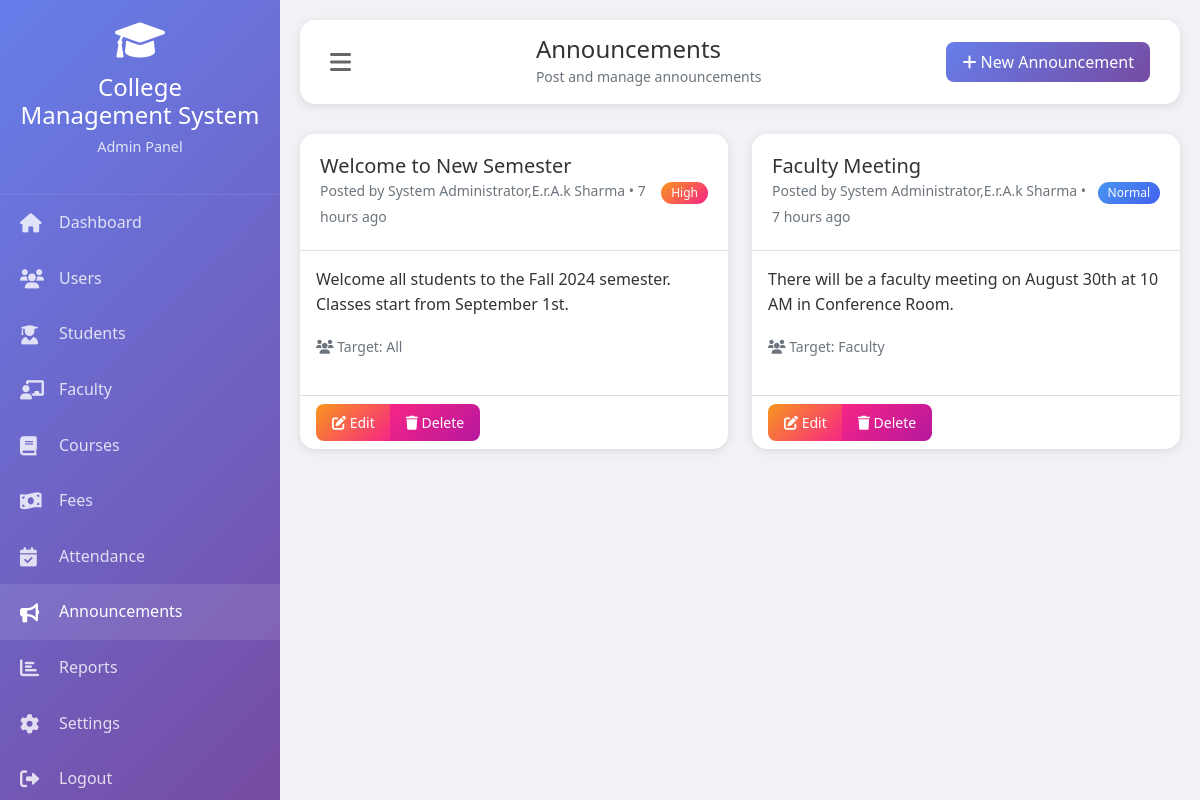
Screenshot of /announcements.php (signed in) with the database file from the repository.
### tables this page shows
CREATE TABLE announcements (
    id INT PRIMARY KEY AUTO_INCREMENT,
    title VARCHAR(200) NOT NULL,
    content TEXT,
    posted_by INT,
    posted_date TIMESTAMP DEFAULT CURRENT_TIMESTAMP,
    target_audience ENUM('all', 'students', 'faculty', 'admin') DEFAULT 'all',
    priority ENUM('low', 'normal', 'high', 'urgent') DEFAULT 'normal',
    expiry_date DATE,
    attachments VARCHAR(255),
    FOREIGN KEY (posted_by) REFERENCES users(id)
);

CREATE TABLE users (
    id INT PRIMARY KEY AUTO_INCREMENT,
    username VARCHAR(50) UNIQUE NOT NULL,
    password VARCHAR(50) NOT NULL,  
    email VARCHAR(100) UNIQUE NOT NULL,
    role ENUM('admin', 'faculty', 'student') NOT NULL,
    full_name VARCHAR(100) NOT NULL,
    phone VARCHAR(20),
    address TEXT,
    profile_image VARCHAR(255),
    created_at TIMESTAMP DEFAULT CURRENT_TIMESTAMP,
    updated_at TIMESTAMP DEFAULT CURRENT_TIMESTAMP ON UPDATE CURRENT_TIMESTAMP
);

### functions.php (called while the page is built, shortened)
<?php
function timeAgo($timestamp) {
    $time_ago = strtotime($timestamp);
    $current_time = time();
    $time_difference = $current_time - $time_ago;
    $seconds = $time_difference;
    $minutes = round($seconds / 60);
    $hours = round($seconds / 3600);
    $days = round($seconds / 86400);
    $weeks = round($seconds / 604800);
    $months = round($seconds / 2629440);
    $years = round($seconds / 31553280);
    if ($seconds <= 60) {
        return "Just Now";
    } else if ($minutes <= 60) {
        return ($minutes == 1) ? "1 minute ago" : "$minutes minutes ago";
    } else if ($hours <= 24) {
        return ($hours == 1) ? "1 hour ago" : "$hours hours ago";
    } else if ($days <= 7) {
        return ($days == 1) ? "yesterday" : "$days days ago";
    } else if ($weeks <= 4.3) {
        return ($weeks == 1) ? "1 week ago" : "$weeks weeks ago";
    } else if ($months <= 12) {
        return ($months == 1) ? "1 month ago" : "$months months ago";
    } else {
        return ($years == 1) ? "1 year ago" : "$years years ago";
    }
}
?>

### announcements.php (the view, shortened to what this page needs)
<?php
require_once '../config/database.php';
$announcements = $conn->query("
    SELECT a.*, u.full_name as posted_by_name
    FROM announcements a
    JOIN users u ON a.posted_by = u.id
    ORDER BY a.posted_date DESC
");
include '../includes/header.php';
include '../includes/sidebar.php';
?>
<div class="main-content" id="mainContent">
    <div class="top-bar">
        <button class="menu-toggle" onclick="toggleSidebar()">
            <i class="fas fa-bars"></i>
        </button>
        <div>
            <h4 class="mb-0">Announcements</h4>
            <small class="text-muted">Post and manage announcements</small>
        </div>
        <div>
            <button class="btn btn-primary" onclick="openAddModal()">
                <i class="fas fa-plus"></i> New Announcement
            </button>
        </div>
    </div>
    <div class="row">
        <?php while($announcement = $announcements->fetch_assoc()): ?>
        <div class="col-md-6 mb-4">
            <div class="card h-100 <?php echo $announcement['priority'] == 'urgent' ? 'border-danger' : ''; ?>">
                <div class="card-header d-flex justify-content-between align-items-center">
                    <div>
                        <h5 class="mb-0"><?php echo $announcement['title']; ?></h5>
                        <small class="text-muted">
                            Posted by <?php echo $announcement['posted_by_name']; ?> •
                            <?php echo timeAgo($announcement['posted_date']); ?>
                        </small>
                    </div>
                    <div>
                        <span class="badge bg-<?php
                            echo $announcement['priority'] == 'urgent' ? 'danger' :
                                ($announcement['priority'] == 'high' ? 'warning' : 'info');
                        ?>">
                            <?php echo ucfirst($announcement['priority']); ?>
                        </span>
                    </div>
                </div>
                <div class="card-body">
                    <p class="card-text"><?php echo nl2br($announcement['content']); ?></p>
                    <div class="mt-3">
                        <small class="text-muted">
                            <i class="fas fa-users"></i> Target: <?php echo ucfirst($announcement['target_audience']); ?>
                        </small>
                    </div>
                </div>
                <div class="card-footer bg-transparent">
                    <div class="btn-group">
                        <button class="btn btn-sm btn-warning" onclick="editAnnouncement(<?php echo $announcement['id']; ?>)">
                            <i class="fas fa-edit"></i> Edit
                        </button>
                        <button class="btn btn-sm btn-danger" onclick="deleteAnnouncement(<?php echo $announcement['id']; ?>)">
                            <i class="fas fa-trash"></i> Delete
                        </button>
                    </div>
                </div>
            </div>
        </div>
        <?php endwhile; ?>
    </div>
</div>
<?php include '../includes/footer.php'; ?>

### style.css (style rules this page uses)
:root { --primary-color: #4361ee; --secondary-color: #3f37c9; --success-color: #4cc9f0; --danger-color: #f72585; --warning-color: #f8961e; --info-color: #4895ef; --dark-color: #1e1e2f; --light-color: #f8f9fa; }
* { margin: 0; padding: 0; box-sizing: border-box; }
body { font-family: 'Segoe UI', Tahoma, Geneva, Verdana, sans-serif; background: #f0f2f5; color: #333; line-height: 1.6; }
.card { border: none; border-radius: 15px; box-shadow: 0 2px 10px rgba(0,0,0,0.1); transition: all 0.3s ease; }
.card-header { background: white; border-bottom: 1px solid #e0e0e0; padding: 20px; border-radius: 15px 15px 0 0 !important; }
.btn { padding: 8px 16px; border-radius: 8px; font-weight: 500; transition: all 0.3s ease; }
.btn-primary { background: linear-gradient(135deg, #667eea, #764ba2); border: none; }
.btn-warning { background: linear-gradient(135deg, #f8961e, #f72585); border: none; color: white; }
.btn-danger { background: linear-gradient(135deg, #f72585, #b5179e); border: none; }
.badge { padding: 5px 10px; border-radius: 20px; font-weight: 500; }
.badge.bg-warning { background: linear-gradient(135deg, #f8961e, #f72585) !important; }
.badge.bg-info { background: linear-gradient(135deg, #4895ef, #4361ee) !important; }

### header.php (style rules this page uses)
:root { --primary-color: #4361ee; --secondary-color: #3f37c9; --success-color: #4cc9f0; --danger-color: #f72585; --warning-color: #f8961e; --info-color: #4895ef; --dark-color: #1e1e2f; --light-color: #f8f9fa; }
body { font-family: 'Segoe UI', Tahoma, Geneva, Verdana, sans-serif; background: #f0f2f5; }
.main-content { margin-left: 280px; padding: 20px; transition: all 0.3s ease; }
.top-bar { background: white; padding: 15px 30px; border-radius: 15px; box-shadow: 0 2px 10px rgba(0,0,0,0.1); margin-bottom: 30px; display: flex; align-items: center; justify-content: space-between; }
.menu-toggle { background: none; border: none; font-size: 1.5em; color: #666; cursor: pointer; }
.btn-primary { background: linear-gradient(135deg, #667eea, #764ba2); border: none; }
.card { border: none; border-radius: 15px; box-shadow: 0 2px 10px rgba(0,0,0,0.1); margin-bottom: 20px; }
.card-header { background: white; border-bottom: 1px solid #e0e0e0; padding: 20px; border-radius: 15px 15px 0 0 !important; }
.badge { padding: 5px 10px; border-radius: 20px; }

### rows the page displays
announcements: title "Welcome to New Semester", posted_by.full_name "System Administrator,E.r.A.k Sharma", posted_date "7 hours ago", priority "High", content "Welcome all students to the Fall 2024 semester. Classes start from September 1st.", target_audience "All"
announcements: title "Faculty Meeting", posted_by.full_name "System Administrator,E.r.A.k Sharma", posted_date "7 hours ago", priority "Normal", content "There will be a faculty meeting on August 30th at 10 AM in Conference Room.", target_audience "Faculty"

### other values shown
SITE_NAME "College Management System"
$role "Admin"
